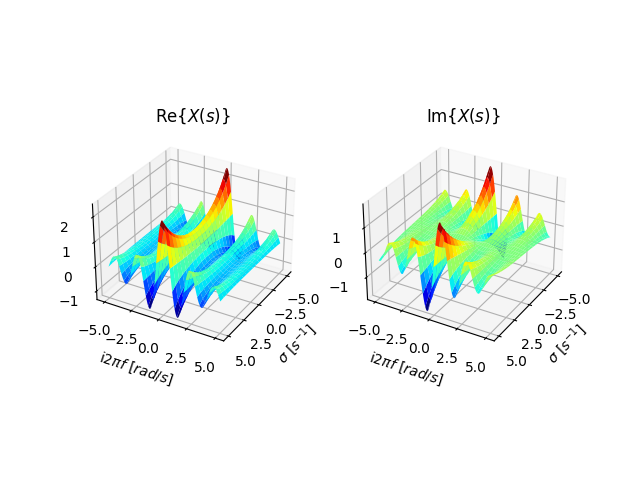

This chart was generated by the following Python code:
import numpy as np
import matplotlib.pyplot as plt
from matplotlib import cm


def laplace_transform(x, t, s):
    dt = (t.max() - t.min()) / t.size

    x = x[:, np.newaxis, np.newaxis]
    t = t[:, np.newaxis, np.newaxis]

    return np.sum(x * np.exp(-s * t) * dt, axis=0)


@np.vectorize
def rect(t, T):
    if np.abs(t) < T / 2:
        return 1
    elif np.abs(t) == T / 2:
        return 1 / 2
    else:
        return 0


N = 1000
t = np.linspace(-1, 1, N)
x = rect(t, 1)

sigma = np.linspace(-5, 5, 20)
omega = 2 * np.pi * np.linspace(-5, 5, 1000)

sigma, omega = np.meshgrid(sigma, omega)
s = sigma + 1j * omega

X = laplace_transform(x, t, s)

fig = plt.figure()
ax = fig.add_subplot(1, 2, 1, projection='3d')
ax.set_title(r'$\operatorname{Re}\{X(s)\}$')
ax.plot_surface(s.real, s.imag / (2 * np.pi),
                np.real(laplace_transform(x, t, s)), cmap=cm.jet)
ax.view_init(elev=30, azim=30)
ax.set_xlabel(r'$\sigma$ $[s^{-1}]$')
ax.set_ylabel(r'$\mathrm{i} 2 \pi f\ [rad/s]$')
ax = fig.add_subplot(1, 2, 2, projection='3d')
ax.set_title(r'$\operatorname{Im}\{X(s)\}$')
ax.plot_surface(s.real, s.imag / (2 * np.pi),
                np.imag(laplace_transform(x, t, s)), cmap=cm.jet)
ax.view_init(elev=30, azim=30)
ax.set_xlabel(r'$\sigma$ $[s^{-1}]$')
ax.set_ylabel(r'$\mathrm{i} 2 \pi f\ [rad/s]$')
plt.show()
